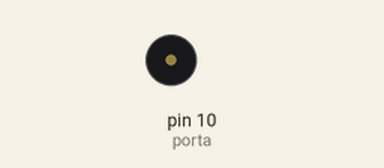
Bench run of a sketch on a simulated Arduino Uno, built with avr-gcc and run on an emulated ATmega328P. On the bench: buzzer (waves = sounding).

Above: at 0.1 s.
Timing chart, 0 to 1.6 s (numbered marks = the images above):
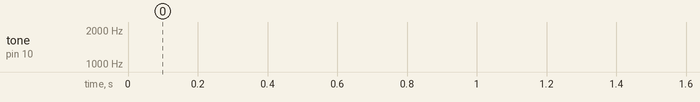

The sketch:

aula_07.ino
```cpp
int porta=10;
int f=0;
int t=10;


void setup() {
  pinMode (porta, OUTPUT);

}

void loop() {
  for (f=150; f<1800; f++){
    tone(porta,f,t);
    delay(1);
  }

  for (f=1800; f>150; f--){
    tone(porta,f,t);
    delay(1);

}

}
```
